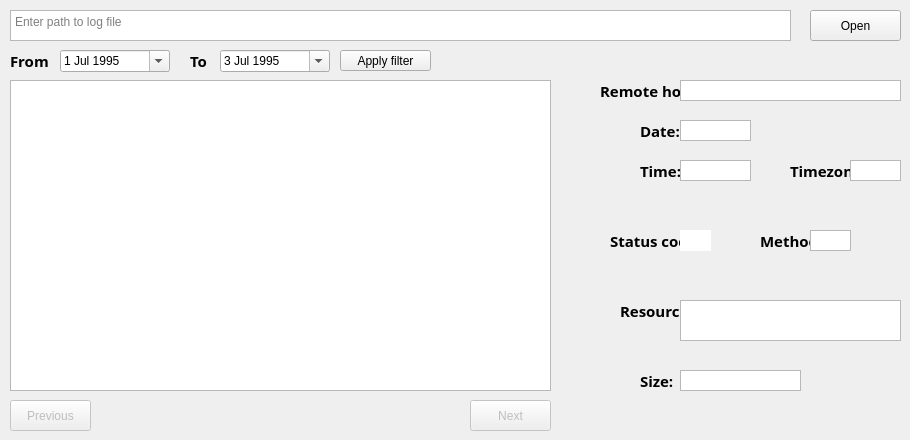
<?xml version="1.0" encoding="UTF-8"?>
<ui version="4.0">
 <class>MainWindow</class>
 <widget class="QMainWindow" name="MainWindow">
  <property name="geometry">
   <rect>
    <x>0</x>
    <y>0</y>
    <width>910</width>
    <height>440</height>
   </rect>
  </property>
  <property name="minimumSize">
   <size>
    <width>0</width>
    <height>0</height>
   </size>
  </property>
  <property name="windowTitle">
   <string>Log Browser</string>
  </property>
  <widget class="QWidget" name="centralwidget">
   <widget class="QLabel" name="label">
    <property name="geometry">
     <rect>
      <x>10</x>
      <y>50</y>
      <width>41</width>
      <height>21</height>
     </rect>
    </property>
    <property name="font">
     <font>
      <family>Bahnschrift</family>
      <pointsize>11</pointsize>
      <weight>75</weight>
      <bold>true</bold>
     </font>
    </property>
    <property name="text">
     <string>From</string>
    </property>
    <property name="textFormat">
     <enum>Qt::AutoText</enum>
    </property>
   </widget>
   <widget class="QDateEdit" name="date_from">
    <property name="geometry">
     <rect>
      <x>60</x>
      <y>50</y>
      <width>110</width>
      <height>22</height>
     </rect>
    </property>
    <property name="calendarPopup">
     <bool>true</bool>
    </property>
    <property name="date">
     <date>
      <year>1995</year>
      <month>7</month>
      <day>1</day>
     </date>
    </property>
   </widget>
   <widget class="QLabel" name="label_2">
    <property name="geometry">
     <rect>
      <x>190</x>
      <y>50</y>
      <width>21</width>
      <height>21</height>
     </rect>
    </property>
    <property name="font">
     <font>
      <family>Bahnschrift</family>
      <pointsize>11</pointsize>
      <weight>75</weight>
      <bold>true</bold>
     </font>
    </property>
    <property name="text">
     <string>To</string>
    </property>
    <property name="textFormat">
     <enum>Qt::AutoText</enum>
    </property>
   </widget>
   <widget class="QDateEdit" name="date_to">
    <property name="geometry">
     <rect>
      <x>220</x>
      <y>50</y>
      <width>110</width>
      <height>22</height>
     </rect>
    </property>
    <property name="calendarPopup">
     <bool>true</bool>
    </property>
    <property name="date">
     <date>
      <year>1995</year>
      <month>7</month>
      <day>3</day>
     </date>
    </property>
   </widget>
   <widget class="QTextEdit" name="path_text_edit">
    <property name="geometry">
     <rect>
      <x>10</x>
      <y>10</y>
      <width>781</width>
      <height>31</height>
     </rect>
    </property>
    <property name="placeholderText">
     <string>Enter path to log file</string>
    </property>
   </widget>
   <widget class="QPushButton" name="open_button">
    <property name="geometry">
     <rect>
      <x>810</x>
      <y>10</y>
      <width>91</width>
      <height>31</height>
     </rect>
    </property>
    <property name="text">
     <string>Open</string>
    </property>
   </widget>
   <widget class="QListWidget" name="listWidget">
    <property name="geometry">
     <rect>
      <x>10</x>
      <y>80</y>
      <width>541</width>
      <height>311</height>
     </rect>
    </property>
    <property name="horizontalScrollBarPolicy">
     <enum>Qt::ScrollBarAlwaysOff</enum>
    </property>
    <property name="editTriggers">
     <set>QAbstractItemView::NoEditTriggers</set>
    </property>
   </widget>
   <widget class="QPushButton" name="filter_button">
    <property name="geometry">
     <rect>
      <x>340</x>
      <y>50</y>
      <width>91</width>
      <height>21</height>
     </rect>
    </property>
    <property name="text">
     <string>Apply filter</string>
    </property>
   </widget>
   <widget class="QPushButton" name="previous_button">
    <property name="enabled">
     <bool>false</bool>
    </property>
    <property name="geometry">
     <rect>
      <x>10</x>
      <y>400</y>
      <width>81</width>
      <height>31</height>
     </rect>
    </property>
    <property name="text">
     <string>Previous</string>
    </property>
    <property name="checkable">
     <bool>false</bool>
    </property>
   </widget>
   <widget class="QPushButton" name="next_button">
    <property name="enabled">
     <bool>false</bool>
    </property>
    <property name="geometry">
     <rect>
      <x>470</x>
      <y>400</y>
      <width>81</width>
      <height>31</height>
     </rect>
    </property>
    <property name="text">
     <string>Next</string>
    </property>
   </widget>
   <widget class="QLabel" name="label_3">
    <property name="geometry">
     <rect>
      <x>600</x>
      <y>80</y>
      <width>91</width>
      <height>21</height>
     </rect>
    </property>
    <property name="font">
     <font>
      <family>Bahnschrift</family>
      <pointsize>11</pointsize>
      <weight>75</weight>
      <bold>true</bold>
     </font>
    </property>
    <property name="text">
     <string>Remote host:</string>
    </property>
    <property name="textFormat">
     <enum>Qt::AutoText</enum>
    </property>
   </widget>
   <widget class="QLabel" name="label_4">
    <property name="geometry">
     <rect>
      <x>640</x>
      <y>120</y>
      <width>41</width>
      <height>21</height>
     </rect>
    </property>
    <property name="font">
     <font>
      <family>Bahnschrift</family>
      <pointsize>11</pointsize>
      <weight>75</weight>
      <bold>true</bold>
     </font>
    </property>
    <property name="text">
     <string>Date:</string>
    </property>
    <property name="textFormat">
     <enum>Qt::AutoText</enum>
    </property>
   </widget>
   <widget class="QLabel" name="label_5">
    <property name="geometry">
     <rect>
      <x>640</x>
      <y>160</y>
      <width>41</width>
      <height>21</height>
     </rect>
    </property>
    <property name="font">
     <font>
      <family>Bahnschrift</family>
      <pointsize>11</pointsize>
      <weight>75</weight>
      <bold>true</bold>
     </font>
    </property>
    <property name="text">
     <string>Time:</string>
    </property>
    <property name="textFormat">
     <enum>Qt::AutoText</enum>
    </property>
   </widget>
   <widget class="QLabel" name="label_6">
    <property name="geometry">
     <rect>
      <x>790</x>
      <y>160</y>
      <width>71</width>
      <height>21</height>
     </rect>
    </property>
    <property name="font">
     <font>
      <family>Bahnschrift</family>
      <pointsize>11</pointsize>
      <weight>75</weight>
      <bold>true</bold>
     </font>
    </property>
    <property name="text">
     <string>Timezone:</string>
    </property>
    <property name="textFormat">
     <enum>Qt::AutoText</enum>
    </property>
   </widget>
   <widget class="QLabel" name="label_7">
    <property name="geometry">
     <rect>
      <x>610</x>
      <y>230</y>
      <width>91</width>
      <height>21</height>
     </rect>
    </property>
    <property name="font">
     <font>
      <family>Bahnschrift</family>
      <pointsize>11</pointsize>
      <weight>75</weight>
      <bold>true</bold>
     </font>
    </property>
    <property name="text">
     <string>Status code:</string>
    </property>
    <property name="textFormat">
     <enum>Qt::AutoText</enum>
    </property>
   </widget>
   <widget class="QLabel" name="label_8">
    <property name="geometry">
     <rect>
      <x>760</x>
      <y>230</y>
      <width>61</width>
      <height>21</height>
     </rect>
    </property>
    <property name="font">
     <font>
      <family>Bahnschrift</family>
      <pointsize>11</pointsize>
      <weight>75</weight>
      <bold>true</bold>
     </font>
    </property>
    <property name="text">
     <string>Method:</string>
    </property>
    <property name="textFormat">
     <enum>Qt::AutoText</enum>
    </property>
   </widget>
   <widget class="QLabel" name="label_9">
    <property name="geometry">
     <rect>
      <x>620</x>
      <y>300</y>
      <width>71</width>
      <height>21</height>
     </rect>
    </property>
    <property name="font">
     <font>
      <family>Bahnschrift</family>
      <pointsize>11</pointsize>
      <weight>75</weight>
      <bold>true</bold>
     </font>
    </property>
    <property name="text">
     <string>Resource:</string>
    </property>
    <property name="textFormat">
     <enum>Qt::AutoText</enum>
    </property>
   </widget>
   <widget class="QLabel" name="label_10">
    <property name="geometry">
     <rect>
      <x>640</x>
      <y>370</y>
      <width>41</width>
      <height>21</height>
     </rect>
    </property>
    <property name="font">
     <font>
      <family>Bahnschrift</family>
      <pointsize>11</pointsize>
      <weight>75</weight>
      <bold>true</bold>
     </font>
    </property>
    <property name="text">
     <string>Size:</string>
    </property>
    <property name="textFormat">
     <enum>Qt::AutoText</enum>
    </property>
   </widget>
   <widget class="QTextEdit" name="host_text_edit">
    <property name="geometry">
     <rect>
      <x>680</x>
      <y>80</y>
      <width>221</width>
      <height>21</height>
     </rect>
    </property>
    <property name="verticalScrollBarPolicy">
     <enum>Qt::ScrollBarAlwaysOff</enum>
    </property>
    <property name="horizontalScrollBarPolicy">
     <enum>Qt::ScrollBarAlwaysOff</enum>
    </property>
    <property name="readOnly">
     <bool>true</bool>
    </property>
   </widget>
   <widget class="QTextEdit" name="date_text_edit">
    <property name="geometry">
     <rect>
      <x>680</x>
      <y>120</y>
      <width>71</width>
      <height>21</height>
     </rect>
    </property>
    <property name="verticalScrollBarPolicy">
     <enum>Qt::ScrollBarAlwaysOff</enum>
    </property>
    <property name="horizontalScrollBarPolicy">
     <enum>Qt::ScrollBarAlwaysOff</enum>
    </property>
    <property name="readOnly">
     <bool>true</bool>
    </property>
   </widget>
   <widget class="QTextEdit" name="time_text_edit">
    <property name="geometry">
     <rect>
      <x>680</x>
      <y>160</y>
      <width>71</width>
      <height>21</height>
     </rect>
    </property>
    <property name="verticalScrollBarPolicy">
     <enum>Qt::ScrollBarAlwaysOff</enum>
    </property>
    <property name="horizontalScrollBarPolicy">
     <enum>Qt::ScrollBarAlwaysOff</enum>
    </property>
    <property name="readOnly">
     <bool>true</bool>
    </property>
   </widget>
   <widget class="QTextEdit" name="timezone_text_edit">
    <property name="geometry">
     <rect>
      <x>850</x>
      <y>160</y>
      <width>51</width>
      <height>21</height>
     </rect>
    </property>
    <property name="verticalScrollBarPolicy">
     <enum>Qt::ScrollBarAlwaysOff</enum>
    </property>
    <property name="horizontalScrollBarPolicy">
     <enum>Qt::ScrollBarAlwaysOff</enum>
    </property>
    <property name="readOnly">
     <bool>true</bool>
    </property>
   </widget>
   <widget class="QTextEdit" name="method_text_edit">
    <property name="geometry">
     <rect>
      <x>810</x>
      <y>230</y>
      <width>41</width>
      <height>21</height>
     </rect>
    </property>
    <property name="verticalScrollBarPolicy">
     <enum>Qt::ScrollBarAlwaysOff</enum>
    </property>
    <property name="horizontalScrollBarPolicy">
     <enum>Qt::ScrollBarAlwaysOff</enum>
    </property>
    <property name="readOnly">
     <bool>true</bool>
    </property>
   </widget>
   <widget class="QTextEdit" name="resource_text_edit">
    <property name="geometry">
     <rect>
      <x>680</x>
      <y>300</y>
      <width>221</width>
      <height>41</height>
     </rect>
    </property>
    <property name="verticalScrollBarPolicy">
     <enum>Qt::ScrollBarAlwaysOff</enum>
    </property>
    <property name="horizontalScrollBarPolicy">
     <enum>Qt::ScrollBarAlwaysOff</enum>
    </property>
    <property name="readOnly">
     <bool>true</bool>
    </property>
   </widget>
   <widget class="QTextEdit" name="size_text_edit">
    <property name="geometry">
     <rect>
      <x>680</x>
      <y>370</y>
      <width>121</width>
      <height>21</height>
     </rect>
    </property>
    <property name="verticalScrollBarPolicy">
     <enum>Qt::ScrollBarAlwaysOff</enum>
    </property>
    <property name="horizontalScrollBarPolicy">
     <enum>Qt::ScrollBarAlwaysOff</enum>
    </property>
    <property name="readOnly">
     <bool>true</bool>
    </property>
   </widget>
   <widget class="QTextEdit" name="status_text_edit">
    <property name="geometry">
     <rect>
      <x>680</x>
      <y>230</y>
      <width>31</width>
      <height>21</height>
     </rect>
    </property>
    <property name="font">
     <font>
      <weight>75</weight>
      <bold>true</bold>
     </font>
    </property>
    <property name="frameShape">
     <enum>QFrame::NoFrame</enum>
    </property>
    <property name="verticalScrollBarPolicy">
     <enum>Qt::ScrollBarAlwaysOff</enum>
    </property>
    <property name="horizontalScrollBarPolicy">
     <enum>Qt::ScrollBarAlwaysOff</enum>
    </property>
    <property name="readOnly">
     <bool>true</bool>
    </property>
   </widget>
  </widget>
 </widget>
 <resources/>
 <connections/>
</ui>
